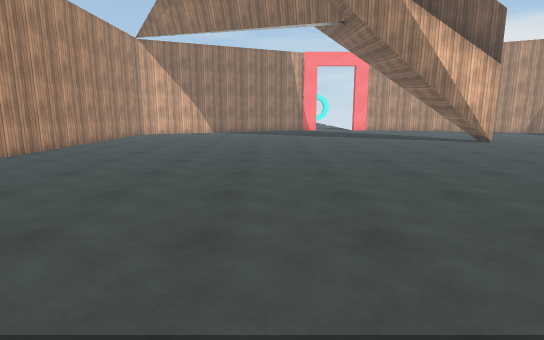
View 1 (above)

15 first-person views from a walk through a scene from a Unity 3-D project. The camera is 1.4 m above the floor, tilts 10° down and sees 80° across. The floor is counted in squares, 1 m on a side. Each view is taken from the middle of a square. On the plan, view 1 faces up. The plan holds only what a view shows up to about 15 squares ahead; the rest is blank. The place goes on beyond the plan. The player character is not drawn. Surface patterns are stand-ins for the level's own textures.

View 2
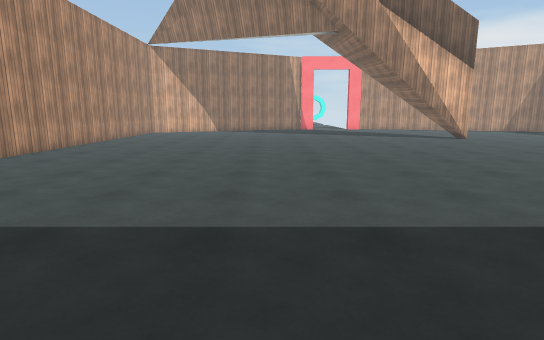

View 3
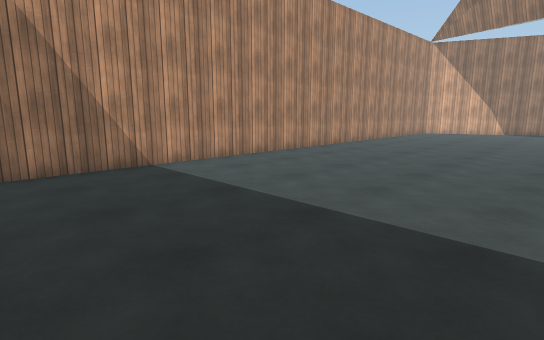

View 4
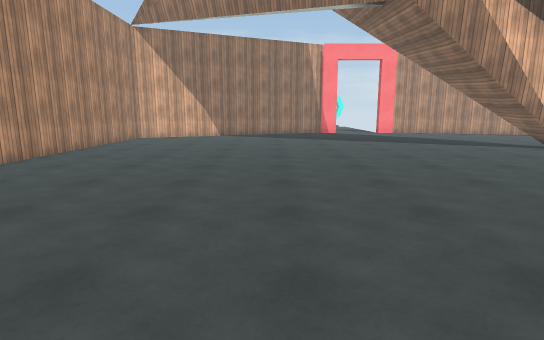

View 5
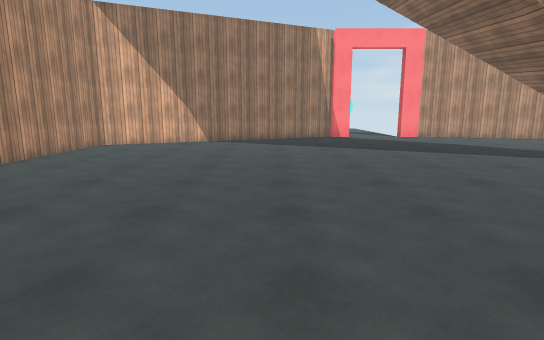

View 6
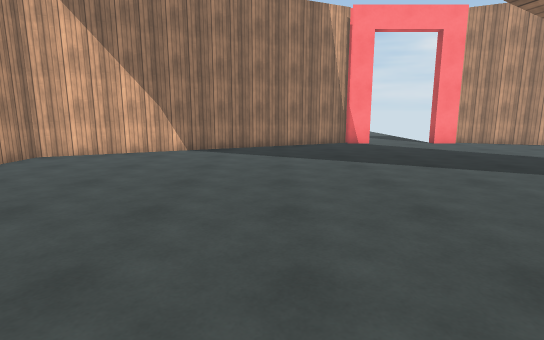

View 7
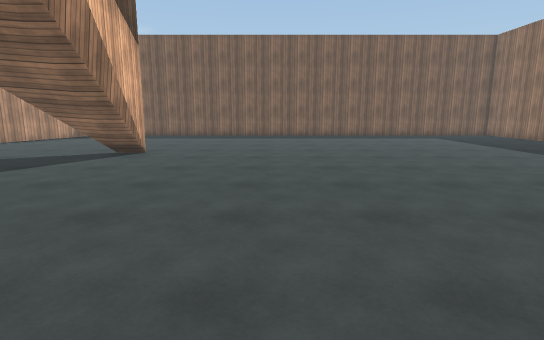

View 8
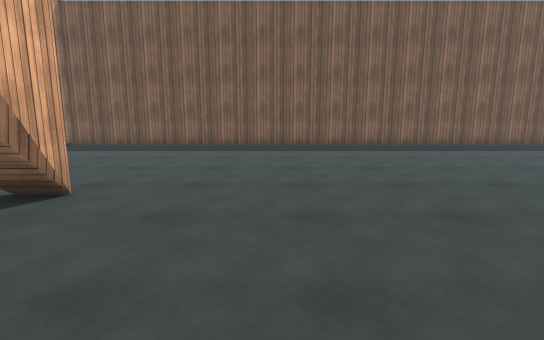

View 9
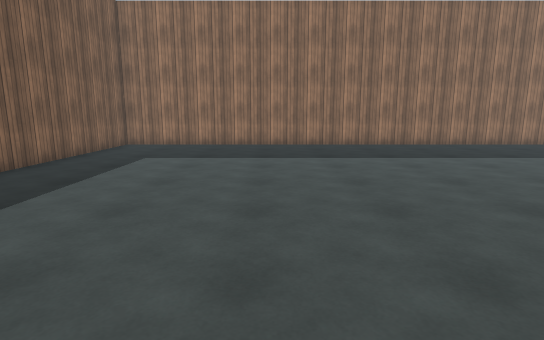

View 10
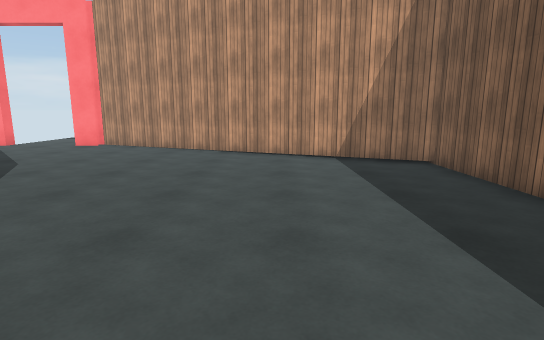

View 11
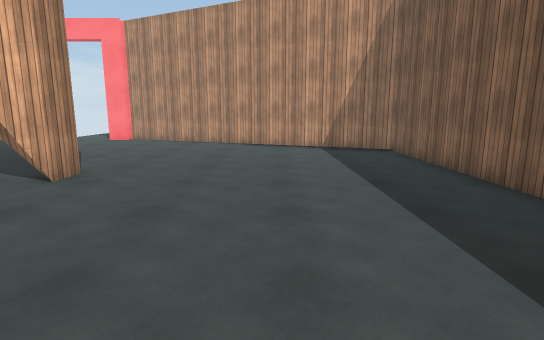

View 12
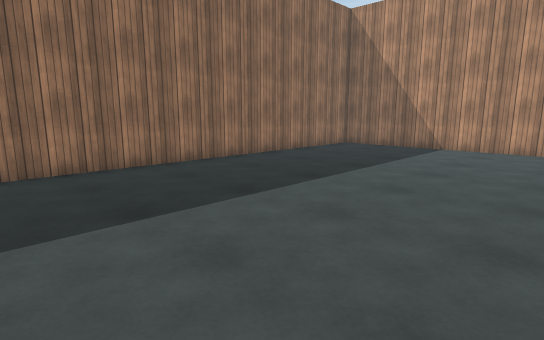

View 13
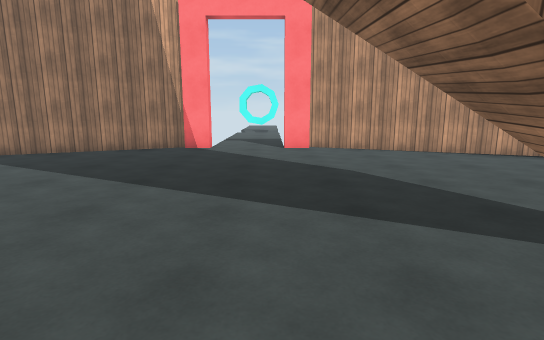

View 14
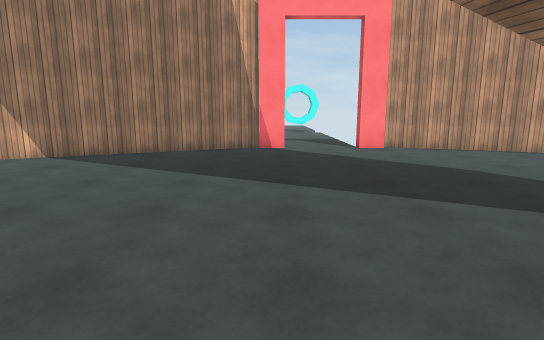

View 15
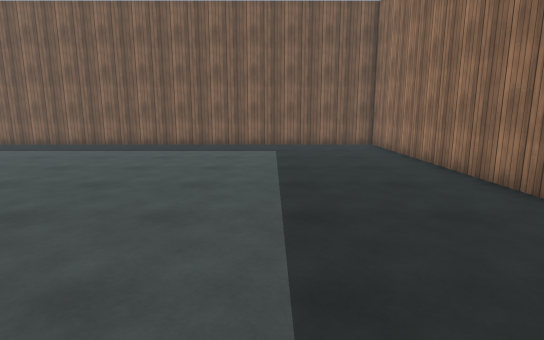

### Floor plan
Points are (right, up) in squares from view 1. A wall is a line through its corners. A room is listed if a view was taken in it or the views show most of it. See-through windows are left out.
Room 1 (views 1, 2, 3, 4, 5, 6, 7, 8, 9, 10, 11, 12, 13, 14, 15)
walls: (10.5, 15.5) (9.2, 15.5); (10.5, 16.5) (10.5, 15.3) (8.6, 15.8); (7.6, 26) (6.5, 26) (6.5, 26.5); (3.5, 26.5) (3.5, 26) (2.5, 26); (2.6, 26.4) (-8.5, 21.2) (-8.5, -2.1); (-8.1, -2.5) (19.5, -2.5) (19.5, 20.9) (7.5, 26.5) (7.1, 26.5)

Where each view was taken, in squares from view 1:
view 1: 0 up, 0 right, facing up
view 2: 2 down, 0 right, facing up
view 3: 2 down, 0 right, facing up-left
view 4: 3 up, 1 left, facing up
view 5: 7 up, 1 left, facing up
view 6: 11 up, 1 left, facing up
view 7: 11 up, 1 left, facing right
view 8: 12 up, 5 right, facing right
view 9: 12 up, 13 right, facing down
view 10: 12 up, 15 right, facing up
view 11: 9 up, 15 right, facing up
view 12: 6 up, 5 right, facing down-left
view 13: 13 up, 6 right, facing up
view 14: 13 up, 3 right, facing up
view 15: 2 up, 5 right, facing right
